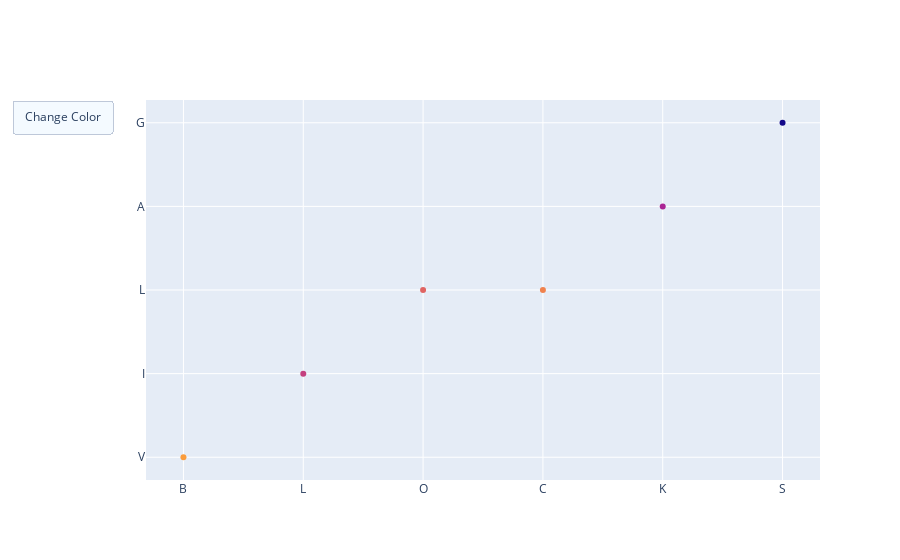

The notebook cell saved with this chart:
### Markdown cell above
h. Develop custom action buttons using Plotly

### Code cell
import plotly.graph_objects as go
import numpy as np
x = []
for i in "BLOCKS":
    x.append(i)
y = []
for j in "VILLAGES":
    y.append(j)
color = np.random.rand(100)
fig = go.Figure()
fig.add_trace(go.Scatter(x=x, y=y, mode='markers', marker=dict(color=color)))
fig.update_layout(
    updatemenus=[
        dict(
            type="buttons",
            direction="right",
            buttons=[
                dict(
                    label="Change Color",
                    method="update",
                    args=[{"marker.color": np.random.rand(100)}],
                )
            ],
        )
    ]
)
fig.show()
